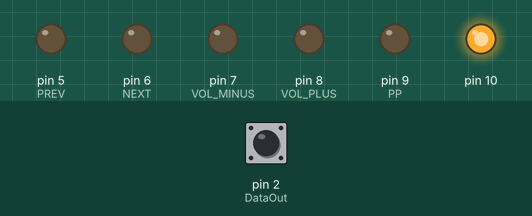
Simulated run of this sketch. Board: Arduino Uno, built with avr-gcc and run on an emulated ATmega328P. Parts: output pins drawn as LEDs (lit = HIGH). The test bench sets the inputs (shaded band); at power-on: pin 2 (DataOut) HIGH. What the sketch prints to the serial monitor is not drawn.

Above: at 0.2 s.
Timing chart, 0 to 1.7 s (numbered marks = the images above):
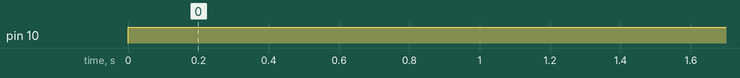

Measured:
- by itself, pin 10: LOW → HIGH at 0.00 s

The sketch:

CDC_emulator.ino
```cpp
#include "SPI.h"

static const uint16_t BYTES_DELAY = 874; //874 750
static const uint8_t PACKET_DELAY = 41;

#define BUFFER 10
volatile uint16_t captimehi = 0;
volatile uint16_t captimelo = 0;
volatile uint8_t capturingstart = 0;
volatile uint8_t capturingbytes = 0;
volatile uint32_t cmd [BUFFER];
volatile uint8_t cmd_write_buffer_pointer = 0;
volatile uint8_t cmd_read_buffer_pointer = 0;
volatile uint8_t cmdbit = 0;
volatile uint8_t newcmd [BUFFER];
volatile uint8_t prev_cmd = 0;

static const uint8_t CDC_PREFIX1 = 0x53;
static const uint8_t CDC_PREFIX2 = 0x2C;

static const uint8_t CDC_END_CMD = 0x14;
static const uint8_t CDC_END_CMD2 = 0x38;
static const uint8_t CDC_PLAY = 0xE4;
static const uint8_t CDC_STOP = 0x10;
static const uint8_t CDC_NEXT = 0xF8;
static const uint8_t CDC_PREV = 0x78;
static const uint8_t CDC_SEEK_FWD = 0xD8;
static const uint8_t CDC_SEEK_RWD = 0x58;
static const uint8_t cd1 = 0x0C;
static const uint8_t cd2 = 0x8C;
static const uint8_t cd3 = 0x4C;
static const uint8_t cd4 = 0xCC;
static const uint8_t cd5 = 0x2C;
static const uint8_t cd6 = 0xAC;
static const uint8_t CDC_SCAN = 0xA0;
static const uint8_t CDC_SFL = 0x60;
static const uint8_t CDC_PLAY_NORMAL = 0x08;

static const uint8_t MODE_PLAY = 0xFF;
static const uint8_t MODE_SHFFL = 0x55;
static const uint8_t MODE_SCAN = 0x00;

uint8_t cd = 0xBE;
uint8_t tr = 0xFE;
uint8_t mode = MODE_PLAY;

static const uint8_t DataOut = 2;

static const uint8_t PP = 9;
static const uint8_t VOL_PLUS = 8;
static const uint8_t VOL_MINUS = 7;
static const uint8_t NEXT = 6;
static const uint8_t PREV = 5;

uint8_t getCommand (uint32_t cmd2);
void read_Data_out ();
void initialize();
					//frame			cd			tr			time		time 		mode		frame 		frame
void send_package (uint8_t c0, uint8_t c1, uint8_t c2, uint8_t c3, uint8_t c4, uint8_t c5, uint8_t c6, uint8_t c7);

void idle();
void pp();
void next();
void prev();
void vol_plus();
void vol_minus();

void setup()
{
	Serial.begin(9600);
	Serial.println("start");
	SPI.begin();

  pinMode (DataOut, INPUT_PULLUP);
  attachInterrupt (digitalPinToInterrupt(DataOut), read_Data_out, CHANGE);
  cli (); //stop interrupts
  TCCR1A = 0; // set entire TCCR1A register to 0
  TCCR1B = 0; // same for TCCR1B
  TCNT1 = 0; // initialize counter value to 0
  // Set CS11 bit for 8 => tick every 1us @ 8MHz, 0.5us @ 16MHz
  // Set CS11 bit and CS10 for 64 prescaler => tick every 8us @ 8MHz, 4us @ 16MHz
  TCCR1B |= (1 << CS11); // | (1 << CS10);
  sei(); // allow interrupts

	SPI.setBitOrder(MSBFIRST);
	SPI.setDataMode(SPI_MODE1);
	//SPI.setClockDivider(SPI_CLOCK_DIV128); // 62.5kHz@8MHz 125kHz @ 16MHz
	SPI.setClockDivider(SPI_CLOCK_DIV64); //125kHz@8MHz

	initialize();

  pinMode(PP, OUTPUT);
  digitalWrite(PP, LOW);
  pinMode(NEXT, OUTPUT);
  digitalWrite(NEXT, LOW);
  pinMode(PREV, OUTPUT);
  digitalWrite(PREV, LOW);
  pinMode(VOL_PLUS, OUTPUT);
  digitalWrite(VOL_PLUS, LOW);
  pinMode(VOL_MINUS, OUTPUT);
  digitalWrite(VOL_MINUS, LOW);

  while(1)
    idle();
}

void loop()
{
  idle();
}

void initialize()
{
	send_package (0x74, cd, tr, 0xFF, 0xFF, mode, 0x8F, 0x7C); // idle
	delay(10);
	send_package (0x34, 0xFF, tr, tr, tr, 0xFF, 0xFA, 0x3C); //load disc
	delay(100);
	send_package (0x74, cd, tr, 0xFF, 0xFF, mode, 0x8F, 0x7C); // idle
	delay(10);
}

void idle()
{
  send_package(0x34, cd, tr, 0xFF, 0xFF, 0xFF, 0xCF, 0x3C);
  delay(PACKET_DELAY);
}

void send_package(uint8_t c0, uint8_t c1, uint8_t c2, uint8_t c3, uint8_t c4, uint8_t c5, uint8_t c6, uint8_t c7)
{
  uint8_t _buffer[8];
  for (int i = 0; i < 8; i++)
    _buffer[i] = 'A';

	_buffer[0] = SPI.transfer(c0);
	delayMicroseconds(BYTES_DELAY);
	_buffer[1] = SPI.transfer(c1);
	delayMicroseconds(BYTES_DELAY);
	_buffer[2] = SPI.transfer(c2);
	delayMicroseconds(BYTES_DELAY);
	_buffer[3] = SPI.transfer(c3);
	delayMicroseconds(BYTES_DELAY);
	_buffer[4] = SPI.transfer(c4);
	delayMicroseconds(BYTES_DELAY);
	_buffer[5] = SPI.transfer(c5);
	delayMicroseconds(BYTES_DELAY);
	_buffer[6] = SPI.transfer(c6);
	delayMicroseconds(BYTES_DELAY);
	_buffer[7] = SPI.transfer(c7);

  Serial.print(_buffer[0]);
  Serial.print(" ");
  Serial.print(_buffer[1]);
  Serial.print(" ");
  Serial.print(_buffer[2]);
  Serial.print(" ");
  Serial.print(_buffer[3]);
  Serial.print(" ");
  Serial.print(_buffer[4]);
  Serial.print(" ");
  Serial.print(_buffer[5]);
  Serial.print(" ");
  Serial.print(_buffer[6]);
  Serial.print(" ");
  Serial.print(_buffer[7]);
  Serial.print(" ");
  Serial.println();
}

uint8_t getCommand(uint32_t cmd2)
{
  if (((cmd2 >> 24) & 0xFF) == CDC_PREFIX1 && ((cmd2 >> 16) & 0xFF) == CDC_PREFIX2)
    if (((cmd2 >> 8) & 0xFF) == (0xFF ^ ((cmd2) & 0xFF)))
      return (cmd2 >> 8) & 0xFF;
  return 0;
}

void read_Data_out() // remote signals
{
  // if (newcmd == 0) {
  if (digitalRead(DataOut))
  {
    if (capturingstart || capturingbytes)
    {
      captimelo = TCNT1;
    }
    else
    {
      capturingstart = 1;
    }
    TCNT1 = 0;

    // eval times
    // tick @ 0.5us
    // 9000us HIGH and 4500us LOW
    if (captimehi > 17000 && captimelo > 8000) // && captimehi < 19000/8 && captimelo < 10000)
    {
      capturingstart = 0;
      capturingbytes = 1;
    }// Logic one = 1700us
    else if(capturingbytes && captimelo > 3300) // && captimelo < 3500)
    {
      //Serial.println("bit 1 ");
      cmd[cmd_write_buffer_pointer] = (cmd [cmd_write_buffer_pointer] << 1) | 0x00000001;
      cmdbit ++;
    }
    else if (capturingbytes && captimelo > 1000)// && captimelo < 1200)
    {
      //Serial.println("bit 0 ");
      cmd[cmd_write_buffer_pointer] = (cmd[cmd_write_buffer_pointer] << 1);
      cmdbit ++;
    }

    if (cmdbit == 32)
    {
      //Serial.println("32bit");
      //Serial.println(cmd[cmd_write_buffer_pointer], HEX);
      newcmd[cmd_write_buffer_pointer] = 1;
      capturingbytes = 0;
      cmdbit = 0;
      cmd_write_buffer_pointer ++;
      if (cmd_write_buffer_pointer == BUFFER)
        cmd_write_buffer_pointer = 0;
    }
  }
  else
  {
    captimehi = TCNT1;
    TCNT1 = 0;
  }
  //}
}

void pp()
{
  digitalWrite(PP, HIGH);
  delay(100);
  digitalWrite(PP, LOW);
}

void next()
{
  digitalWrite(NEXT, HIGH);
  delay(60); //60ms minimum!!!!
  digitalWrite(NEXT, LOW);
}

void prev()
{
  digitalWrite(PREV, HIGH);
  delay(200); //60ms minimum!!!!
  digitalWrite(PREV, LOW);
  delay(250);
  digitalWrite(PREV, HIGH);
  delay(200); //60ms minimum!!!!
  digitalWrite(PREV, LOW);
}

void vol_plus()
{
  digitalWrite(VOL_PLUS, HIGH);
  delay(500); //60ms minimum!!!!
  digitalWrite(VOL_PLUS, LOW);
}

void vol_minus()
{
  digitalWrite(VOL_MINUS, HIGH);
  delay(90); //60ms minimum!!!!
  digitalWrite(VOL_MINUS, LOW);
}


//messages from radio
/*
head head cmd  !cmd
0x53 0x2C 0xAA 0x55

switch on in cd mode/radio to cd (play)
0x53 0x2C 0xE4 0x1B
0x53 0x2C 0x14 0xEB

switch off in cd mode/cd to radio (pause)
0x53 0x2C 0x10 0xEF
0x53 0x2C 0x14 0xEB

next
0x53 0x2C 0xF8 0x7

prev
0x53 0x2C 0x78 0x87

seek next
0x53 0x2C 0xD8 0x27 hold down
0x53 0x2C 0xE4 0x1B release
0x53 0x2C 0x14 0xEB

seek prev
0x53 0x2C 0x58 0xA7 hold down
0x53 0x2C 0xE4 0x1B release
0x53 0x2C 0x14 0xEB

cd 1
0x53 0x2C 0x0C 0xF3
0x53 0x2C 0x14 0xEB
0x53 0x2C 0x38 0xC7
send new cd no. to confirm change, else:
0x53 0x2C 0xE4 0x1B beep, no cd (same as play)
0x53 0x2C 0x14 0xEB

cd 2
0x53 0x2C 0x8C 0x73
0x53 0x2C 0x14 0xEB
0x53 0x2C 0x38 0xC7
send new cd no. to confirm change, else:
0x53 0x2C 0xE4 0x1B beep, no cd (same as play)
0x53 0x2C 0x14 0xEB

cd 3
0x53 0x2C 0x4C 0xB3
0x53 0x2C 0x14 0xEB
0x53 0x2C 0x38 0xC7
send new cd no. to confirm change, else:
0x53 0x2C 0xE4 0x1B beep, no cd (same as play)
0x53 0x2C 0x14 0xEB

cd 4
0x53 0x2C 0xCC 0x33
0x53 0x2C 0x14 0xEB
0x53 0x2C 0x38 0xC7
send new cd no. to confirm change, else:
0x53 0x2C 0xE4 0x1B beep, no cd (same as play)
0x53 0x2C 0x14 0xEB

cd 5
0x53 0x2C 0x2C 0xD3
0x53 0x2C 0x14 0xEB
0x53 0x2C 0x38 0xC7
send new cd no. to confirm change, else:
0x53 0x2C 0xE4 0x1B beep, no cd (same as play)
0x53 0x2C 0x14 0xEB

cd 6
0x53 0x2C 0xAC 0x53
0x53 0x2C 0x14 0xEB
0x53 0x2C 0x38 0xC7
send new cd no. to confirm change, else:
0x53 0x2C 0xE4 0x1B beep, no cd (same as play)
0x53 0x2C 0x14 0xEB

scan (in 'play', 'shffl' or 'scan' mode)
0x53 0x2C 0xA0 0x5F

shuffle in 'play' mode
0x53 0x2C 0x60 0x9F

shuffle in 'shffl' mode
0x53 0x2C 0x08 0xF7
0x53 0x2C 0x14 0xEB

*/
```
